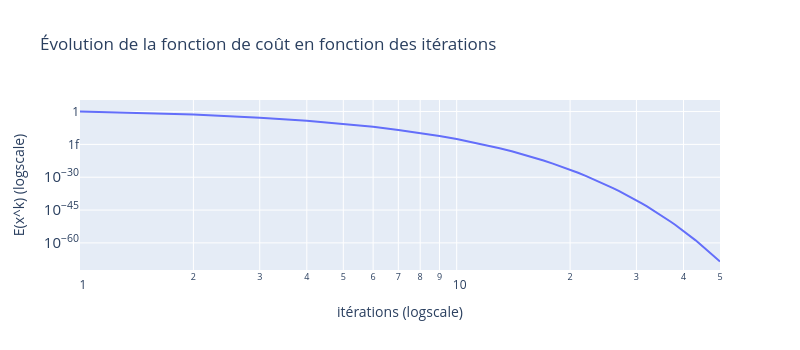

The cell this chart's notebook holds for it:
### Markdown cell above
## **Affichage des résultats**

### Code cell
# fonction de coût
plt_cost = pandas.DataFrame({'x':np.arange(len(En)), 'y':En, 'legend':'cost'})

fig = px.line(plt_cost,
              x='x', 
              y='y', 
              log_x=True, log_y=True,
              labels={'x':'itérations (logscale)','y':'E(x^k) (logscale)'},
              title='Évolution de la fonction de coût en fonction des itérations',
              width=800, height=350)
fig.show()

### Figure 1 — Plotly figure (JSON) as saved in the notebook; plotly's stock layout.template omitted (floating-point values rounded to 4 significant figures)
{"data": [{"hovertemplate": "itérations (logscale)=%{x}<br>E(x^k) (logscale)=%{y}<extra></extra>", "legendgroup": "", "line": {"color": "#636efa", "dash": "solid"}, "marker": {"symbol": "circle"}, "mode": "lines", "name": "", "orientation": "v", "showlegend": false, "type": "scatter", "x": [0, 1, 2, 3, 4, 5, 6, 7, 8, 9, 10, 11, 12, 13, 14, 15, 16, 17, 18, 19, 20, 21, 22, 23, 24, 25, 26, 27, 28, 29, 30, 31, 32, 33, 34, 35, 36, 37, 38, 39, 40, 41, 42, 43, 44, 45, 46, 47, 48, 49, 50], "xaxis": "x", "y": [25.0, 1.0, 0.04, 0.0016, 6.4e-05, 2.56e-06, 1.024e-07, 4.096e-09, 1.638e-10, 6.554e-12, 2.621e-13, 1.049e-14, 4.194e-16, 1.678e-17, 6.711e-19, 2.684e-20, 1.074e-21, 4.295e-23, 1.718e-24, 6.872e-26, 2.749e-27, 1.1e-28, 4.398e-30, 1.759e-31, 7.037e-33, 2.815e-34, 1.126e-35, 4.504e-37, 1.801e-38, 7.206e-40, 2.882e-41, 1.153e-42, 4.612e-44, 1.845e-45, 7.379e-47, 2.951e-48, 1.181e-49, 4.722e-51, 1.889e-52, 7.556e-54, 3.022e-55, 1.209e-56, 4.836e-58, 1.934e-59, 7.737e-61, 3.095e-62, 1.238e-63, 4.952e-65, 1.981e-66, 7.923e-68, 3.169e-69], "yaxis": "y"}], "layout": {"height": 350, "legend": {"tracegroupgap": 0}, "title": {"text": "Évolution de la fonction de coût en fonction des itérations"}, "width": 800, "xaxis": {"anchor": "y", "domain": [0, 1], "title": {"text": "itérations (logscale)"}, "type": "log"}, "yaxis": {"anchor": "x", "domain": [0, 1], "title": {"text": "E(x^k) (logscale)"}, "type": "log"}}}
